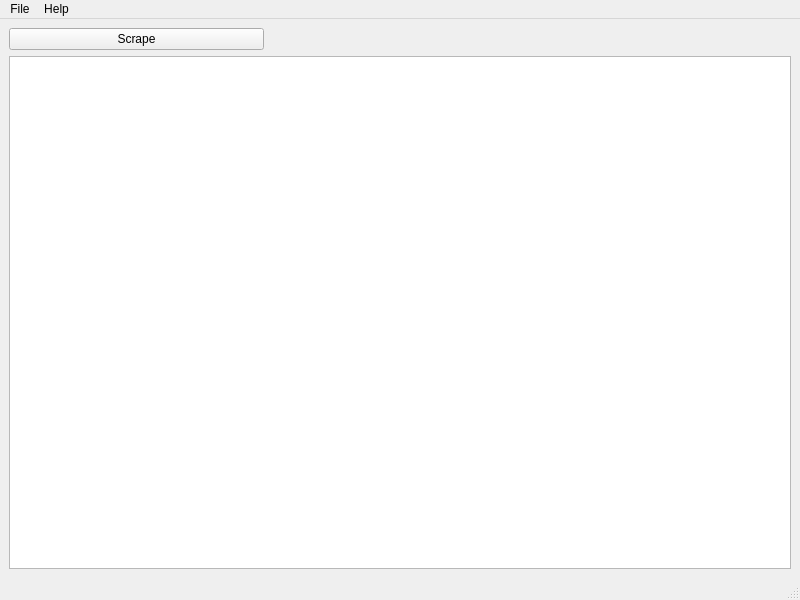
<?xml version="1.0" encoding="UTF-8"?>
<ui version="4.0">
 <class>MainWindow</class>
 <widget class="QMainWindow" name="MainWindow">
  <property name="geometry">
   <rect>
    <x>0</x>
    <y>0</y>
    <width>800</width>
    <height>600</height>
   </rect>
  </property>
  <property name="windowTitle">
   <string>MainWindow</string>
  </property>
  <widget class="QWidget" name="centralwidget">
   <layout class="QVBoxLayout" name="verticalLayout_2">
    <item>
     <layout class="QVBoxLayout" name="verticalLayout">
      <item>
       <widget class="QPushButton" name="pushButton_scrape">
        <property name="maximumSize">
         <size>
          <width>255</width>
          <height>16777215</height>
         </size>
        </property>
        <property name="text">
         <string>Scrape</string>
        </property>
       </widget>
      </item>
      <item>
       <widget class="QTableView" name="tableView"/>
      </item>
     </layout>
    </item>
   </layout>
  </widget>
  <widget class="QMenuBar" name="menubar">
   <property name="geometry">
    <rect>
     <x>0</x>
     <y>0</y>
     <width>800</width>
     <height>24</height>
    </rect>
   </property>
   <widget class="QMenu" name="menuFile">
    <property name="title">
     <string>File</string>
    </property>
   </widget>
   <widget class="QMenu" name="menuAbout">
    <property name="title">
     <string>Help</string>
    </property>
    <addaction name="actionINfo"/>
   </widget>
   <addaction name="menuFile"/>
   <addaction name="menuAbout"/>
  </widget>
  <widget class="QStatusBar" name="statusbar"/>
  <action name="actionINfo">
   <property name="text">
    <string>Info</string>
   </property>
  </action>
 </widget>
 <resources/>
 <connections/>
</ui>
